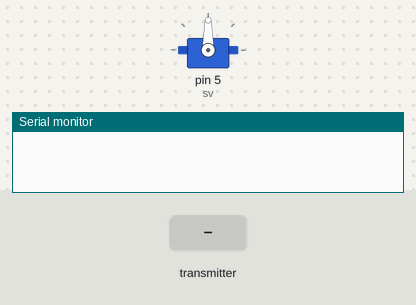
Bench run of a sketch on a simulated Arduino Uno, built with avr-gcc and run on an emulated ATmega328P. Shown: servo, the last lines printed to the serial monitor. The test bench sets the inputs (shaded band). No radio packets arrive unless stated.

Above: at 1.2 s.
1.3 s: the transmitter starts sending text = 0
At 1.6 s:
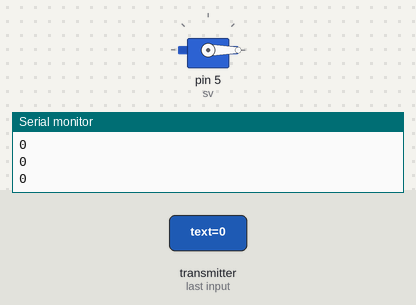
2.8 s: the transmitter starts sending text = 256
At 4.0 s:
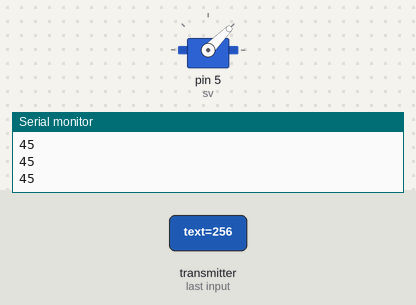
4.3 s: the transmitter starts sending text = 1023
At 5.1 s:
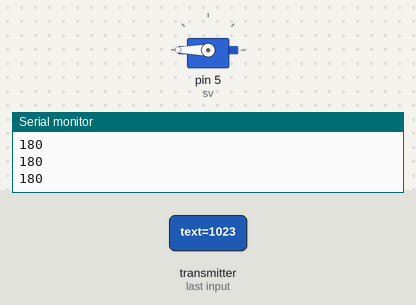
5.8 s: the transmitter starts sending text = 512
At 6.3 s:
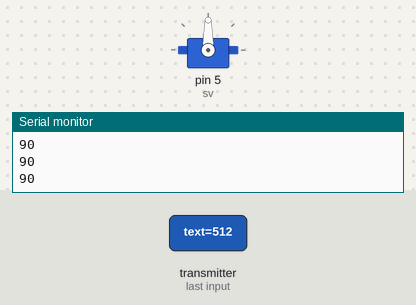
Timing chart, 0 to 8.3 s (numbered marks = the images above; inputs shaded):
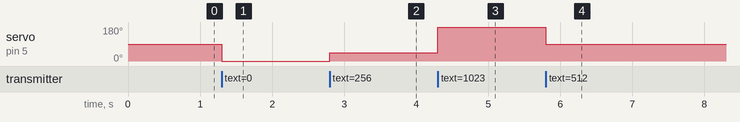

Measured:
- after the input at 1.3 s, servo on pin 5 (sv): 90° → 0° at once
- after the input at 2.8 s, servo on pin 5 (sv): 0° → 45° at once
- after the input at 4.3 s, servo on pin 5 (sv): 45° → 180° at once
- after the input at 5.8 s, servo on pin 5 (sv): 180° → 90° at once

The sketch:

rx1.ino
```cpp
#include <Servo.h>
#include <SPI.h>
#include <nRF24L01.h>
#include <RF24.h>
Servo sv;

RF24 radio(7, 8); // CE, CSN
const byte address[6] = "00001"; // rcvr address
void setup() {
  Serial.begin(115200);
  sv.attach(5);// servo attach at pin 5
  radio.begin();
  radio.openReadingPipe(0, address);
  radio.setPALevel(RF24_PA_MIN); // range set to be min
  radio.startListening();// start receiving data
}
void loop() {
  if (radio.available()) {
    int text = 0;
    radio.read(&text, sizeof(text)); // storing data
    text = map(text,0,1023,0,180); // map these values b/w 0 to 180 degree
    sv.write(text); // servo writing the position
    Serial.println(text);
  }
}
```
